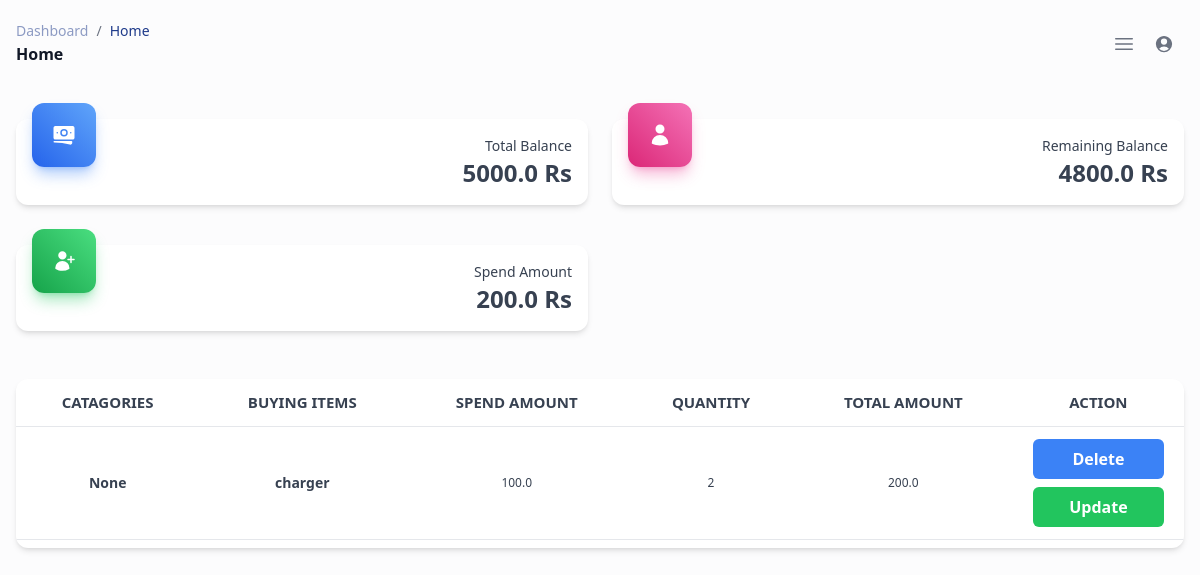
/homepage/ (signed in), run on an earlier commit of the app's database.
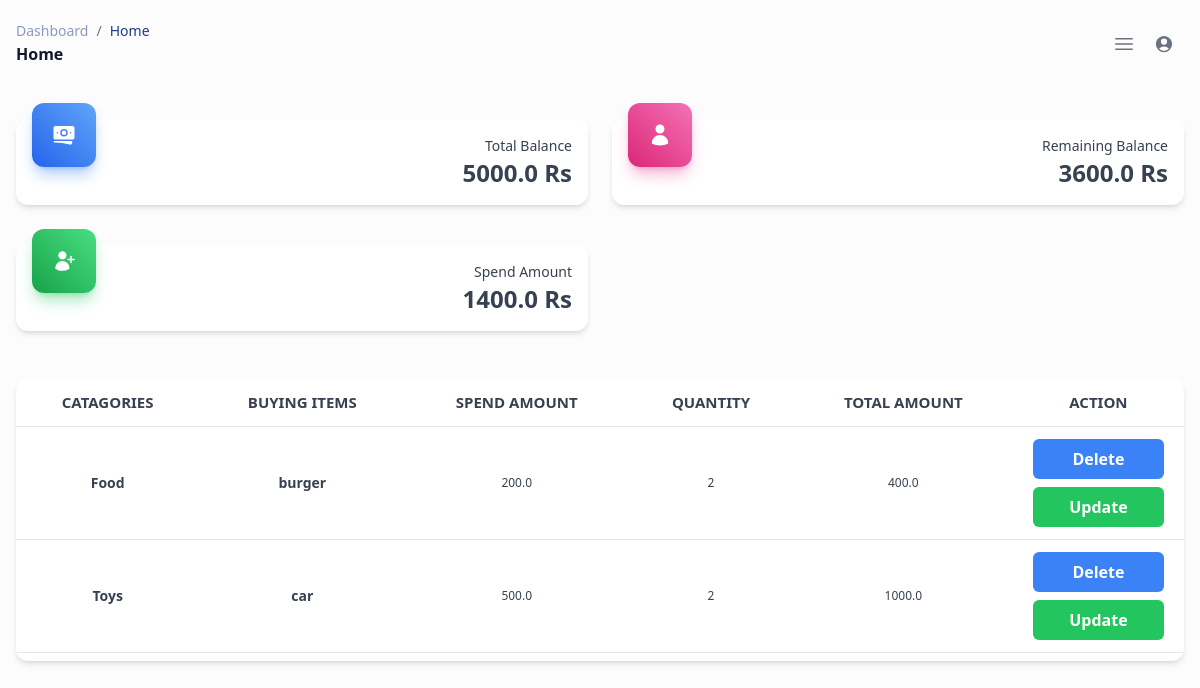
And on a later commit of the database.
### myapp/models.py (models this page shows, shortened)
class Balance(models.Model):
    balance = models.FloatField(max_length=10, default=0)
    remaining_balance = models.FloatField(max_length=10, default=0)
    spend_amount = models.FloatField(max_length=10, default=0)
    count = models.FloatField(max_length=10, default=0)
    client = models.ForeignKey(Client,on_delete=models.CASCADE,null = True)

class Items(models.Model):
    name = models.CharField(max_length = 25,null=False)
    price = models.FloatField(default=0.0)
    quantity = models.IntegerField(default=0.0)
    total = models.FloatField(max_length=10, default=0)
    catagory = models.CharField(max_length = 25,null=True)
    client = models.ForeignKey(Client, on_delete=models.CASCADE,null = True)

### myapp/views.py (the view)
# urls.py: path('homepage/', views.homepage, name='homepage'),
def homepage(request):
    user = request.user
    try:
        client = Client.objects.get(user=user)
        try:
            balance = Balance.objects.get(client=client)
        except Balance.DoesNotExist:
            balance = Balance.objects.create(client=client, balance=0, remaining_balance=0, spend_amount=0, count=0)
        items = Items.objects.filter(client=client)
        return render(request, 'home.html', {'itm': items, 'balance': balance})
    except Client.DoesNotExist:
        return HttpResponse("Client not found.", status=404)

### template/home.html (shortened to what this page needs)
<!DOCTYPE html>
<html lang="en">
<head>
     <script src="https://cdn.tailwindcss.com"></script>
</head>
<body>
<div class="min-h-screen bg-gray-50/50">
  <div class="p-4 xl:ml-80">
    <nav class="block w-full max-w-full bg-transparent text-white shadow-none rounded-xl transition-all px-0 py-1">
      <div class="flex flex-col-reverse justify-between gap-6 md:flex-row md:items-center">
        <div class="capitalize">
          <nav aria-label="breadcrumb" class="w-max">
            <ol class="flex flex-wrap items-center w-full bg-opacity-60 rounded-md bg-transparent p-0 transition-all">
              <li class="flex items-center text-blue-gray-900 antialiased font-sans text-sm font-normal leading-normal cursor-pointer transition-colors duration-300 hover:text-light-blue-500">
                <a href="#">
                  <p class="block antialiased font-sans text-sm leading-normal text-blue-900 font-normal opacity-50 transition-all hover:text-blue-500 hover:opacity-100">dashboard</p>
                </a>
                <span class="text-gray-500 text-sm antialiased font-sans font-normal leading-normal mx-2 pointer-events-none select-none">/</span>
              </li>
              <li class="flex items-center text-blue-900 antialiased font-sans text-sm font-normal leading-normal cursor-pointer transition-colors duration-300 hover:text-blue-500">
                <p class="block antialiased font-sans text-sm leading-normal text-blue-gray-900 font-normal">home</p>
              </li>
            </ol>
          </nav>
          <h6 class="block antialiased tracking-normal font-sans text-base font-semibold leading-relaxed text-gray-900">home</h6>
        </div>
        <div class="flex items-center">
          <button class="relative middle none font-sans font-medium text-center uppercase transition-all disabled:opacity-50 disabled:shadow-none disabled:pointer-events-none w-10 max-w-[40px] h-10 max-h-[40px] rounded-lg text-xs text-gray-500 hover:bg-blue-gray-500/10 active:bg-blue-gray-500/30 grid xl:hidden" type="button">
            <span class="absolute top-1/2 left-1/2 transform -translate-y-1/2 -translate-x-1/2">
            </span>
          </button>
          <a href="#">
            <button class="relative middle none font-sans font-medium text-center uppercase transition-all disabled:opacity-50 disabled:shadow-none disabled:pointer-events-none w-10 max-w-[40px] h-10 max-h-[40px] rounded-lg text-xs text-gray-500 hover:bg-blue-gray-500/10 active:bg-blue-gray-500/30 grid xl:hidden" type="button">
              <span class="absolute top-1/2 left-1/2 transform -translate-y-1/2 -translate-x-1/2">
              </span>
            </button>
          </a>
        </div>
      </div>
    </nav>
    <div class="mt-12">
      <div class="mb-12 grid gap-y-10 gap-x-6 md:grid-cols-2 xl:grid-cols-4">
        <div class="relative flex flex-col bg-clip-border rounded-xl bg-white text-gray-700 shadow-md">
          <div class="bg-clip-border mx-4 rounded-xl overflow-hidden bg-gradient-to-tr from-blue-600 to-blue-400 text-white shadow-blue-500/40 shadow-lg absolute -mt-4 grid h-16 w-16 place-items-center">
          </div>
          <div class="p-4 text-right">
            <p class="block antialiased font-sans text-sm leading-normal font-normal text-blue-gray-600">Total Balance</p>
            <h4 class="block antialiased tracking-normal font-sans text-2xl font-semibold leading-snug text-blue-gray-900">{{ balance.balance }} Rs</h4>
          </div>
        </div>
        <div class="relative flex flex-col bg-clip-border rounded-xl bg-white text-gray-700 shadow-md">
          <div class="bg-clip-border mx-4 rounded-xl overflow-hidden bg-gradient-to-tr from-pink-600 to-pink-400 text-white shadow-pink-500/40 shadow-lg absolute -mt-4 grid h-16 w-16 place-items-center">
          </div>
          <div class="p-4 text-right">
            <p class="block antialiased font-sans text-sm leading-normal font-normal text-blue-gray-600">Remaining Balance</p>
            <h4 class="block antialiased tracking-normal font-sans text-2xl font-semibold leading-snug text-blue-gray-900">{{balance.remaining_balance}} Rs</h4>
          </div>
        </div>
        <div class="relative flex flex-col bg-clip-border rounded-xl bg-white text-gray-700 shadow-md">
          <div class="bg-clip-border mx-4 rounded-xl overflow-hidden bg-gradient-to-tr from-green-600 to-green-400 text-white shadow-green-500/40 shadow-lg absolute -mt-4 grid h-16 w-16 place-items-center">
          </div>
          <div class="p-4 text-right">
            <p class="block antialiased font-sans text-sm leading-normal font-normal text-blue-gray-600">Spend Amount</p>
            <h4 class="block antialiased tracking-normal font-sans text-2xl font-semibold leading-snug text-blue-gray-900">{{balance.spend_amount}} Rs</h4>
          </div>
        </div>
      </div>
 <div class="mb-4 grid grid-cols-1 gap-6 xl:grid-cols-3">
  <div class="relative flex flex-col bg-clip-border rounded-xl bg-white text-gray-700 shadow-md overflow-hidden xl:col-span-3">
    <div class="p-6 px-0 pt-0 pb-2">
      <table class="w-full table-auto">
        <thead>
          <tr>
            <th class="border-b border-blue-gray-50 py-3 px-6 text-center align-middle">
              <p class="block antialiased font-sans text-[15px] font-large uppercase text-blue-gray-400">Catagories</p>
            </th>
            <th class="border-b border-blue-gray-50 py-3 px-6 text-center align-middle">
              <p class="block antialiased font-sans text-[15px] font-large uppercase text-blue-gray-400">Buying Items</p>
            </th>
            <th class="border-b border-blue-gray-50 py-3 px-6 text-center align-middle">
              <p class="block antialiased font-sans text-[15px] font-larger uppercase text-blue-gray-400">Spend Amount</p>
            </th>
            <th class="border-b border-blue-gray-50 py-3 px-6 text-center align-middle">
              <p class="block antialiased font-sans text-[15px] font-larger uppercase text-blue-gray-400">Quantity</p>
            </th>
            <th class="border-b border-blue-gray-50 py-3 px-6 text-center align-middle">
              <p class="block antialiased font-sans text-[15px] font-larger uppercase text-blue-gray-400">Total Amount</p>
            </th>
            <th class="border-b border-blue-gray-50 py-3 px-6 text-center align-middle">
              <p class="block antialiased font-sans text-[15px] font-larger uppercase text-blue-gray-400">Action</p>
            </th>
          </tr>
          </thead>
       <tbody>
        {% for i in itm %}
          <tr>
            <td class="py-3 px-5 border-b border-blue-gray-50 text-center align-middle">
              <div class="flex items-center justify-center gap-4">
                <p class="block antialiased font-sans text-sm leading-normal text-blue-gray-900 font-bold">{{ i.catagory }}</p>
              </div>
            </td>
            <td class="py-3 px-5 border-b border-blue-gray-50 text-center align-middle">
              <div class="flex items-center justify-center gap-4">
                <p class="block antialiased font-sans text-sm leading-normal text-blue-gray-900 font-bold">{{ i.name }}</p>
              </div>
            </td>
            <td class="py-3 px-5 border-b border-blue-gray-50 text-center align-middle">
              <p class="block antialiased font-sans text-xs font-medium text-blue-gray-600">{{ i.price }}</p>
            </td>
            <td class="py-3 px-5 border-b border-blue-gray-50 text-center align-middle">
              <p class="block antialiased font-sans text-xs font-medium text-blue-gray-600">{{ i.quantity }}</p>
            </td>
            <td class="py-3 px-5 border-b border-blue-gray-50 text-center align-middle">
              <p class="block antialiased font-sans text-xs font-medium text-blue-gray-600">{{ i.total }}</p>
            </td>
            <td class="py-3 px-5 border-b border-blue-gray-50 text-center align-middle">
            <div class="flex flex-col space-y-2">
              <a href="{% url 'delete' i.pk %}"
              onclick="return confirm('Are you sure?')"
              class="bg-blue-500 hover:bg-blue-600 text-white font-semibold rounded-md py-2 px-4 w-full text-center">
              Delete
              </a>
              <a href="{% url 'update' i.pk %}"
              onclick="return confirm('Are you sure?')"
              class="bg-green-500 hover:bg-green-600 text-white font-semibold rounded-md py-2 px-4 w-full text-center">
              Update
              </a>
              </div>
              </td>
          </tr>
          {% endfor %}
        </tbody>
      </table>
    </div>
  </div>
</div>
</div>
</body>
</html>

What changed in the data, as far as the page shows it:
removed Items: catagory "None", name "charger", price "100.0", quantity "2", total "200.0"
changed Balance: remaining_balance "4800.0" → "3600.0"; spend_amount "200.0" → "1400.0"
added Items: catagory "Food", name "burger", price "200.0", quantity "2", total "400.0"
added Items: catagory "Toys", name "car", price "500.0", quantity "2", total "1000.0"
